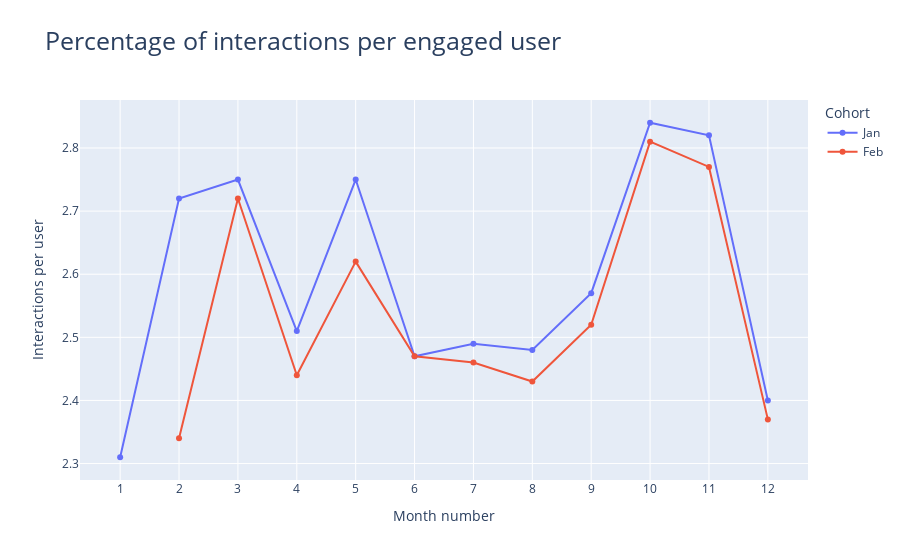

The code cell stored with this chart in its notebook:
### Markdown cell above
<ul>
    <li>Jan_New_Customers = 19558</li>
    <li>Feb_New_Customers = 23852</li>
</ul>
Similar retention after 11 to 12 months for both cohorts despite having different sized cohorts.

<hr>
<br>
The largest drop off in engagement is after one month for both Jan and Feb cohorts. 

<ul>
    <li>Jan: 50% drop after one month.</li>
    <li>Feb: 56% drop after one month.</li>
</ul>

<br>
<hr>
After 11 months:
<ul>
    <li>Jan: 17% have been retained (i.e. still engage with the app)</li>
    <li>Feb: 12.6% have been retained (i.e. still engage with the app)</li>
</ul>

From this we can see that the <strong>users that bought tickets in January have a higher engagement rate</strong>.

Pattern becomes more seasonal around 4-5 months as we can see from the graph.

### Code cell
dfs = {"Jan" : df_jan_cohort, "Feb": df_feb_cohort}
fig = go.Figure()

for i in dfs:
    fig = fig.add_trace(go.Scatter(x = dfs[i]['mth'],
                                   y = dfs[i]['interactions_per_engaged_user'], 

                                   name = i))
    
fig.update_layout(title = "Percentage of interactions per engaged user", title_font_size=25, legend_title_text = "Cohort")
fig.update_xaxes(title_text='Month number', dtick = 1)
fig.update_yaxes(title_text='Interactions per user')
fig.show()

### Figure 1 — Plotly figure (JSON) as saved in the notebook; plotly's stock layout.template omitted (floating-point values rounded to 4 significant figures)
{"data": [{"name": "Jan", "type": "scatter", "x": [1, 2, 3, 4, 5, 6, 7, 8, 9, 10, 11, 12], "y": [2.31, 2.72, 2.75, 2.51, 2.75, 2.47, 2.49, 2.48, 2.57, 2.84, 2.82, 2.4]}, {"name": "Feb", "type": "scatter", "x": [2, 3, 4, 5, 6, 7, 8, 9, 10, 11, 12], "y": [2.34, 2.72, 2.44, 2.62, 2.47, 2.46, 2.43, 2.52, 2.81, 2.77, 2.37]}], "layout": {"legend": {"title": {"text": "Cohort"}}, "title": {"font": {"size": 25}, "text": "Percentage of interactions per engaged user"}, "xaxis": {"dtick": 1, "title": {"text": "Month number"}}, "yaxis": {"title": {"text": "Interactions per user"}}}}
